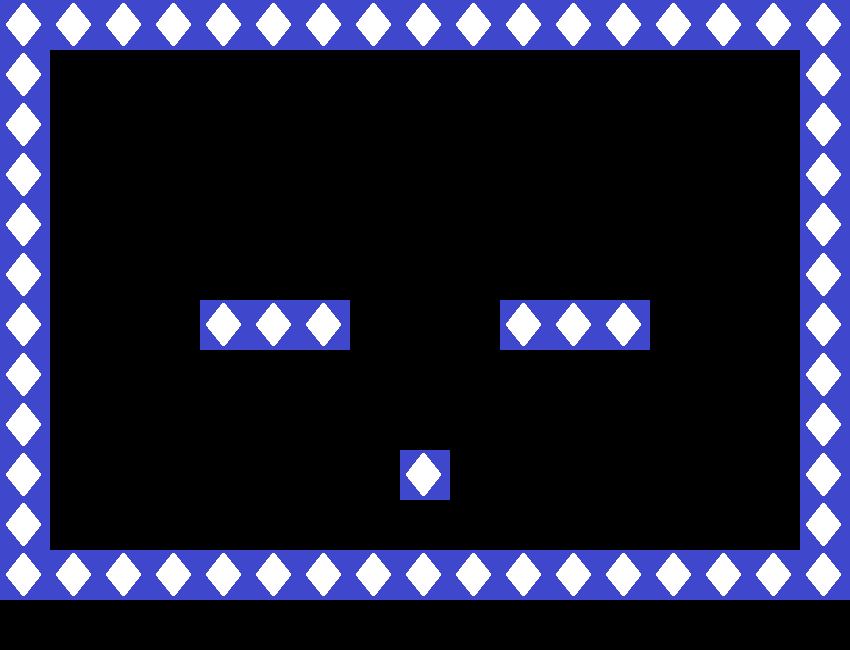

Tiled map render using the project's own tile images. Description and the map definition, with tile-layer contents summarised, below:
An orthogonal 17x13 tile map with 50x50 px tiles, 1 tile layer (two).

<map version="1.0" orientation="orthogonal" width="17" height="13" tilewidth="50" tileheight="50">
 <tileset firstgid="1" name="bluedimond" tilewidth="50" tileheight="50">
  <image source="pics/bluedimond.png" width="50" height="50" />
  <tile id="0">
   <properties>
    <property name="blocked" value="true" />
   </properties>
  </tile>
 </tileset>
 <layer name="two" width="17" height="13">
  <data>[221 cells, 61 non-empty, 1 distinct tile ids]</data>
 </layer>
</map>
